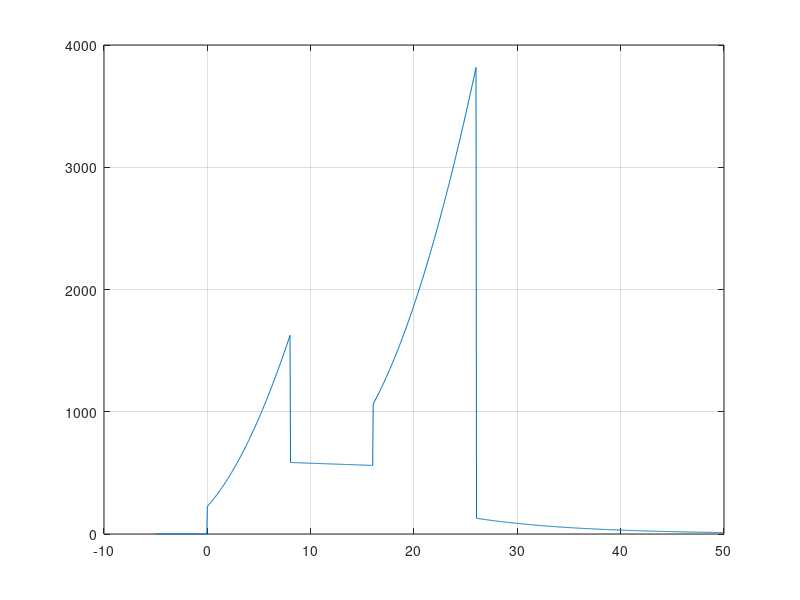

Write the MATLAB code that produced this figure.
function Atv9_4(inc, tMin, tMax)
	% Não precisa de valores de entrada
	% Incompleto ainda, precisa de script
	if nargin < 1, inc = .05; end
	if nargin < 2, tMin = -5; tMax = 50; end
	clc

	% 10t²-5t; 624-3t; 36t+12(t-16)²; 213e^(-0.1(t-26));
	% 0<=t<=8; 8<t<=16; 16<t<=26; t>26; 0 cc;

	t = tMin:inc:tMax;
	v_t = linspace(0, 0, length(t));

	for n = tMin-tMin:(tMax-tMin)/inc
		if (n*inc+tMin >= 0)&(n*inc+tMin <= 8)
			v = @(t) 10*t.^2-5*t;
		elseif (n*inc+tMin > 8)&(n*inc+tMin <= 16)
			v = @(t) 624-3*t;
		elseif (n*inc+tMin > 16)&(n*inc+tMin <= 26)
			v = @(t) 36*t+12*((t-16).^2);
		elseif (n*inc+tMin > 26)
			v = @(t) 213*exp(1).^(-0.1*(t-26));
		else
			v = @(t) 0*t;
		end

		v_t(n+1) = v(n*inc);
	end

	plot(t, v_t)
	grid
end
